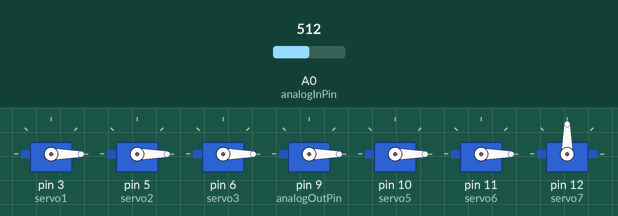
Simulated run of this sketch. Board: Arduino Uno, built with avr-gcc and run on an emulated ATmega328P. Parts: 7 × servo. The test bench sets the inputs (shaded band); at power-on: A0 (analogInPin) = 512. What the sketch prints to the serial monitor is not drawn.

Above: at 1.2 s.
1.3 s: A0 (analogInPin) set to 786
4.3 s: A0 (analogInPin) set to 815
At 5.7 s:
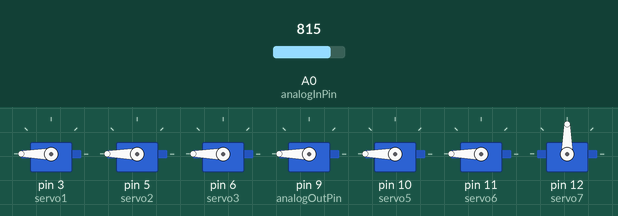
6.0 s: A0 (analogInPin) set to 716
At 7.2 s:
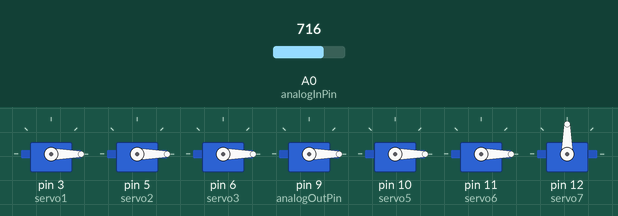
7.6 s: A0 (analogInPin) set to 900
At 8.6 s:
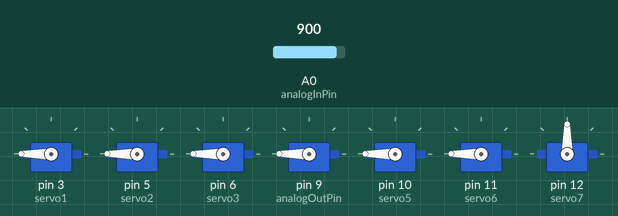
Timing chart, 0 to 10.2 s (numbered marks = the images above; inputs shaded):
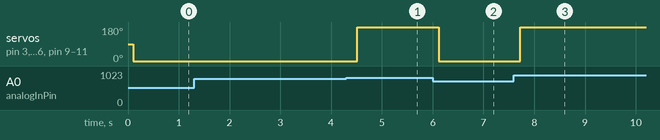

The sketch:

Prosthetic_Arm_Code_2.0.ino
```cpp
#include <Servo.h>

const int analogInPin = A0;
const int analogOutPin = 9;
const int degreeRotation = 923/180;
unsigned long time;

int sensorValue = 0;
int outputValue = 0;
int degreeValue = 0;
int servoPos = 0;

Servo servo1;
Servo servo2;
Servo servo3;
Servo servo4;
Servo servo5;
Servo servo6;
Servo servo7;

void setup() {
  servo1.attach(3);
  servo2.attach(5);
  servo3.attach(6);
  servo4.attach(9);
  servo5.attach(10);
  servo6.attach(11);
  servo7.attach(12);

  Serial.begin(9600);
}

void loop() {
  sensorValue = analogRead(analogInPin);
  // map it to digital:
  outputValue = map(sensorValue, 0, 1023, 0, 255);
  // change the analog out value:
  analogWrite(analogOutPin, outputValue);
  // print the results to the Serial Monitor:
  time = millis();
  //Serial.println(time); //prints time since program started
  delay(100);
  //Serial.print(sensorValue);
  Serial.print(" ");
  // Serial.println(outputValue);

  if(outputValue >= 200) {
      servoPos = 180;
      Serial.println(servoPos);
      servo1.write(servoPos);
      servo2.write(servoPos);
      servo3.write(servoPos);
      servo4.write(servoPos);
      servo5.write(servoPos);
      servo6.write(servoPos);
      delay(100);
    }

   else {
    servoPos = 0;
    servo1.write(servoPos);
    servo2.write(servoPos);
    servo3.write(servoPos);
    servo4.write(servoPos);
    servo5.write(servoPos);
    servo6.write(servoPos);
    delay(100);


   }
  }
```

Measured:
- the behaviour switches between 802 and 803 on A0 (analogInPin) (found by bisection; images 0 and 1)
- after the input at 1.3 s, every drawn part: stays the same
- after the input at 4.3 s, servo on pin 3 (servo1), servo on pin 5 (servo2), servo on pin 6 (servo3), servo on pin 9 (analogOutPin), servo on pin 10 (servo5), servo on pin 11 (servo6): 0° → 180° after 0.21 s
- after the input at 6.0 s, servo on pin 3 (servo1), servo on pin 5 (servo2), servo on pin 6 (servo3), servo on pin 9 (analogOutPin), servo on pin 10 (servo5), servo on pin 11 (servo6): 180° → 0° after 0.12 s
- after the input at 7.6 s, servo on pin 3 (servo1), servo on pin 5 (servo2), servo on pin 6 (servo3), servo on pin 9 (analogOutPin), servo on pin 10 (servo5), servo on pin 11 (servo6): 0° → 180° after 0.13 s
